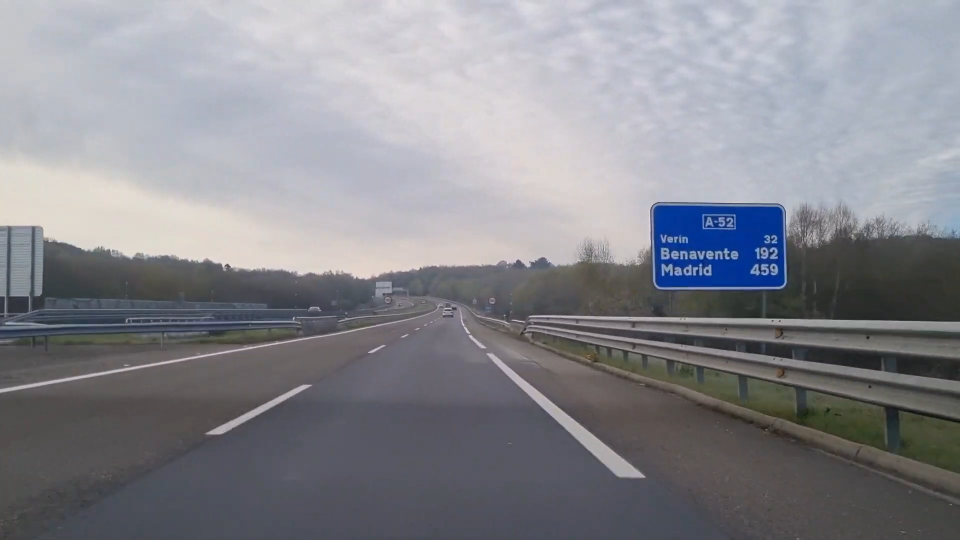
#> input picture imgs/00003.png, 1920 x 1080 px (shown at 1/2 size)
$ python Practica1.py
#> lines starting #> are read from the running program, lines starting #| are printed output that depends on the picture; after the words box and inside, x2 and y2 are one past the last pixel; in counts of white or black regions, pixels touching at a corner belong together
import cv2
import matplotlib.pyplot as plt
import numpy as np

import json

# cargar el archivo JSON
with open('anotaciones/Anotaciones.json', 'r') as f:
#> (reads anotaciones/Anotaciones.json from the repository)
    data = json.load(f)


imagenes = []
# Iterar sobre las imágenes
for imagen_id, imagen_data in data.items():
    #print(f'Imagen: {imagen_data["filename"]}')
    image_name = imagen_data["filename"]
    # Iterar sobre las regiones
    for region in imagen_data['regions']:
        if image_name == "00003.png":
            shape_attributes = region['shape_attributes']
            x1_img = shape_attributes["x"]
            y1_img = shape_attributes["y"]
            height = shape_attributes["height"]
            width = shape_attributes["width"]
            x2_img = x1_img + width
            y2_img = y1_img + height
            imagenes.append(x1_img)
            imagenes.append(y1_img)
            imagenes.append(x2_img)
            imagenes.append(y2_img)


# Cargar la imagen
img = cv2.imread('imgs/00003.png')
#> img is the input picture: shape (1080, 1920, 3); mean B, G, R 141.6, 135.3, 134.6

# Convertir la imagen a gris para que el azul se detecte mejor
gray = cv2.cvtColor(img, cv2.COLOR_BGR2GRAY)
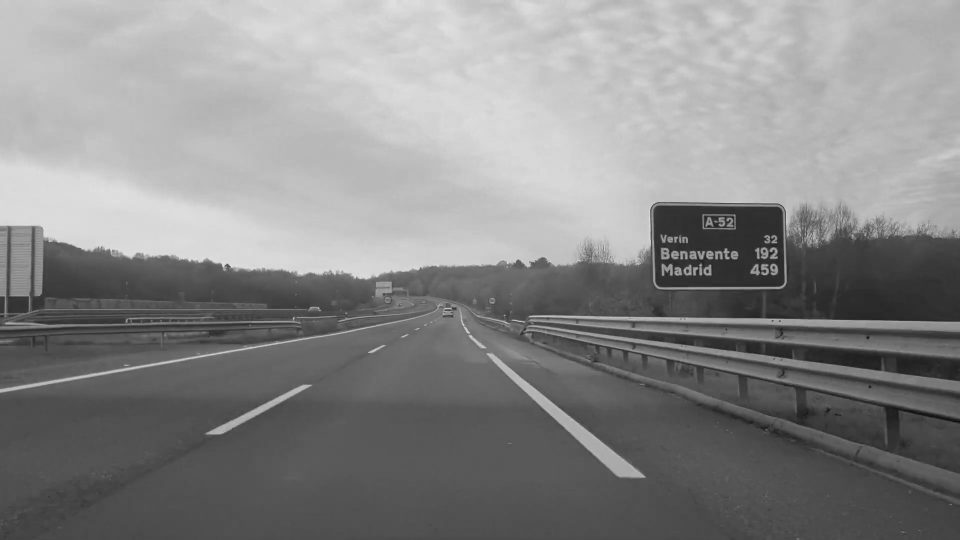
#> gray: shape (1080, 1920) (shown at 1/2 size); min 9, max 242, mean 135.9
mser = cv2.MSER_create(1, 1500, 8000)

# Detectar regiones
(regions,_) = mser.detectRegions(gray)
#> regions = 141 items

# Crear una lista vacía para almacenar los sub-paneles detectados
subpanels = []

puntuacion = []

dim_totales = []

# Iterar sobre las regiones detectadas
for region in regions:
    # Obtener las coordenadas del rectángulo que rodea a la región
    x, y, w, h = cv2.boundingRect(region)

    # Calcular la relación de aspecto del rectángulo
    aspect_ratio = w / h
    x-= 30
    y-=30
    w += 30
    h += 30
    # Si la relación de aspecto es razonable, añadir la región a la lista de sub-paneles
    if  aspect_ratio <= 2.5 and  0.5 <= aspect_ratio:
        # Asegurarse de que los límites del rectángulo no sobrepasen los límites de la imagen
        x, y, w, h = max(x, 0), max(y, 0), min(w, img.shape[1] - x), min(h, img.shape[0] - y)
        # Recortar la ventana detectada y redimensionarla
        window = img[y:y+h, x:x+w]
        window_resized = cv2.resize(window, (200, 200))

        subpanel_hsv = cv2.cvtColor(window_resized, cv2.COLOR_BGR2HSV)

        mascara_hsv = np.zeros((200,200))

        for i in range(200):
            for j in range(200):
                pixel = subpanel_hsv[i,j]
                if (pixel[0] >=0 and pixel[0] <= 150 and pixel[1] >= 100  and pixel[2] >= 100):
                    mascara_hsv[i,j] = 1
        # Definir la máscara ideal de color azul saturado
        mascara_ideal = np.ones((200, 200))

        # Correlar M (multiplicar los elementos de la mascara ideal (todo unos) con nuestra mascara azul)
        correlation = np.sum(mascara_hsv * mascara_ideal)/ np.sum(mascara_ideal)

        # Establecer un umbral y añadir el sub-panel a la lista de sub-paneles si la correlación es mayor que el umbral
        threshold = 0.6
        if correlation >= threshold:
            dim_totales.append([x,y, x+w, y+h])
            puntuacion.append(correlation)
            subpanels.append(window_resized)
#> this loop made 141 passes
#> (x, y, w, h, aspect_ratio) on passes 1 to 12: (996, 563, 170, 79, 2.86), (1725, 779, 194, 73, 3.81), (1689, 771, 230, 91, 3.28), (1524, 736, 395, 160, 2.81), (1425, 714, 494, 191, 2.88), (1362, 777, 291, 127, 2.69), (1358, 776, 561, 222, 2.77), (1634, 676, 129, 64, 2.91), (1762, 684, 106, 64, 2.24), (1580, 667, 194, 73, 3.81), (1759, 682, 160, 79, 2.65), (1520, 624, 399, 55, 14.76)
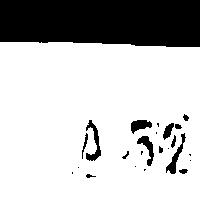
#> mascara_hsv: shape (200, 200) float64; values 0 (black) and 1 (white), 75% white; 24 black regions (10 under 20 px), largest, box (x1, y1, x2, y2) and area: (0, 0, 200, 47) 8801, (86, 120, 101, 161) 236, (166, 133, 186, 174) 211
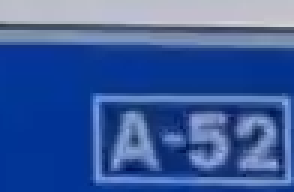
#> window: shape (64, 98, 3) (shown 3 times larger); mean B, G, R 158.2, 93.2, 60.5
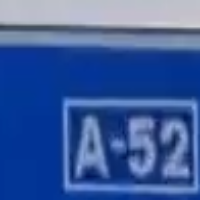
#> window_resized: shape (200, 200, 3); mean B, G, R 158.1, 93.1, 60.4

def iou(boxA, boxB):
    # Obtener coordenadas del rectángulo de intersección
    xA = max(boxA[0], boxB[0])
    yA = max(boxA[1], boxB[1])
    xB = min(boxA[2], boxB[2])
    yB = min(boxA[3], boxB[3])

    # Calcular el área de intersección
    interArea = max(0, xB - xA + 1) * max(0, yB - yA + 1)

    # Calcular el área de las dos cajas de delimitación
    boxAArea = (boxA[2] - boxA[0] + 1) * (boxA[3] - boxA[1] + 1)
    boxBArea = (boxB[2] - boxB[0] + 1) * (boxB[3] - boxB[1] + 1)

    # Calcular el índice de intersección sobre unión
    iou = interArea / float(boxAArea + boxBArea - interArea)

    # Devolver el índice de intersección sobre unión
    return iou

# Mostrar los sub-paneles detectados
for i in range (len(subpanels)):
    if(puntuacion[i] > .3):
        print("puntuacion:", puntuacion[i])
        plt.imshow(subpanels[i])
#> (the run stopped early here; a loop or call above may not have finished)
